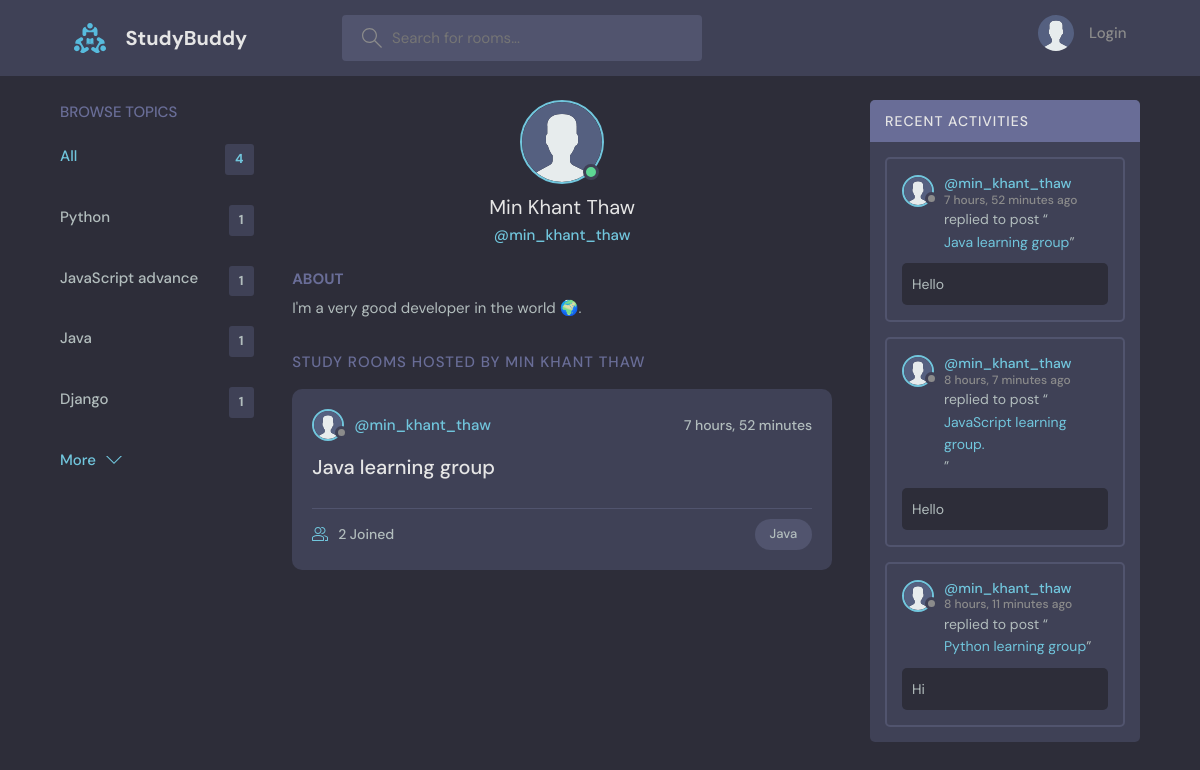
Screenshot of /userInfo/2 with the database file from the repository.
### my_app/models.py (models this page shows, shortened)
class Topics(models.Model):
    name = models.CharField(max_length=200)

class User(AbstractUser):
    name = models.CharField(max_length=200, null=True)
    email = models.EmailField(unique=True, null=True)
    bio = models.TextField(null=True)
    avatar = models.ImageField(null=True, default="avatar.svg", upload_to='media')
    USERNAME_FIELD = 'email'
    REQUIRED_FIELDS = []

class Room(models.Model):
    host = models.ForeignKey(User, on_delete=models.SET_NULL, null=True)
    topic = models.ForeignKey(Topics, on_delete=models.SET_NULL, null=True)
    name = models.CharField(max_length=200)
    description = models.TextField(null=True, blank=True)
    participants = models.ManyToManyField(
        User, related_name='participants', blank=True)
    updated = models.DateTimeField(auto_now=True)
    created = models.DateTimeField(auto_now_add=True)
    class Meta:
        ordering = ['-updated', '-created']
    def __str__(self):
        return self.name

class Messages(models.Model):
    user = models.ForeignKey(User, on_delete=models.CASCADE)
    room = models.ForeignKey(Room, on_delete=models.CASCADE, related_name='messages')
    body = models.TextField()
    updated = models.DateTimeField(auto_now=True)
    created = models.DateTimeField(auto_now_add=True)
    class Meta:
        ordering = ['-updated', '-created']

### my_app/views.py (the view)
# urls.py: path('userInfo/<str:pk>', views.userInfo, name="userInfo"),
def userInfo(request, pk):
  user = User.objects.get(id=pk)
  rooms = Room.objects.filter(host=user)
  messages_form = Messages.objects.filter(user=user)
  topics = Topics.objects.all()
  context = {
   'user':user,
   'rooms':rooms,
   'messages_form':messages_form,
   'topics':topics,
  }
  return render(request, 'userInfo.html', context)

### templates/userInfo.html (shortened to what this page needs)
{% extends 'base.html' %}
{% block content %}
<main class="profile-page layout layout--3">
    <div class="container">
      {% include 'topic_components.html' %}
      <div class="roomList">
        <div class="profile">
          <div class="profile__avatar">
            <div class="avatar avatar--large active">
              {% if user.avatar.url %}
              <img src="{{user.avatar.url}}" />
              {% endif %}
            </div>
          </div>
          <div class="profile__info">
            <h3>{{user.name}}</h3>
            <p>@{{user.username}}</p>
          </div>
          <div class="profile__about">
            <h3>About</h3>
          {% if user.bio != '' %}
          <p>{{user.bio}}</p>
          {% else %}
          <p>None</p>
          {% endif %}
          </div>
        </div>
        <div class="roomList__header">
          <div>
            <h2>Study Rooms Hosted by {{user.name}}</a>
            </h2>
          </div>
        </div>
                  {% include 'room.html' %}
      </div>
    {% include 'activity_components.html' %}
    </div>
  </main>
{% endblock %}

### templates/base.html (shortened to what this page needs)
<!DOCTYPE html>
{% load static %}
<html lang="en">
  <head>
    <link rel="stylesheet" href="{% static 'css/style.css' %}" />
  </head>
  <body>
    {% include 'nav.html' %}
    <div class="block-container">
    {% block content %}
    {% endblock %}
    </div>
  </body>
</html>

### templates/nav.html (shortened to what this page needs)
  {% load static %}
    <header class="header header--loggedIn">
      <div class="container">
        <a href="{% url 'home' %}" class="header__logo">
          <img src="{% static 'assets/logo.svg' %}" />
          <h1>StudyBuddy</h1>
        </a>
        <form action="{% url 'home' %}" method="GET" class="header__search">
          <label>
            <input name="q" placeholder="Search for rooms..." />
          </label>
        </form>
        <nav class="header__menu">
            {% if request.user.is_authenticated %}
          <div class="header__user">
            <a href="{% url 'userInfo' user.id %}">
              <div class="avatar avatar--medium active">
              {% if request.user.avatar.url %}
                <img src="{{request.user.avatar.url}}" />
                {% endif %}
              </div>
              <p>{{request.user.name}}<span>@{{request.user.username}}</span></p>
            </a>
            <button class="dropdown-button">
              <svg version="1.1" xmlns="http://www.w3.org/2000/svg" width="32" height="32" viewBox="0 0 32 32">
                <title>chevron-down</title>
                <path d="M16 21l-13-13h-3l16 16 16-16h-3l-13 13z"></path>
              </svg>
            </button>
          </div>
          <div class="dropdown-menu">
            <a href="{% url 'logout' %}" class="dropdown-link"
              ><svg version="1.1" xmlns="http://www.w3.org/2000/svg" width="32" height="32" viewBox="0 0 32 32">
                <title>sign-out</title>
                <path
                  d="M3 0h22c0.553 0 1 0 1 0.553l-0 3.447h-2v-2h-20v28h20v-2h2l0 3.447c0 0.553-0.447 0.553-1 0.553h-22c-0.553 0-1-0.447-1-1v-30c0-0.553 0.447-1 1-1z"
                ></path>
                <path
                  d="M21.879 21.293l1.414 1.414 6.707-6.707-6.707-6.707-1.414 1.414 4.293 4.293h-14.172v2h14.172l-4.293 4.293z"
                ></path>
              </svg>
              Logout</a>
          </div>
            {% else %}
           <a href="{% url 'login' %}">
            <img src="{% static 'assets/avatar.svg' %}" />
            <p>Login</p>
          </a>
            {% endif %}
        </nav>
      </div>
    </header>

### templates/topic_components.html
        <div class="topics">
          <div class="topics__header">
            <h2>Browse Topics</h2>
          </div>
          <ul class="topics__list">
            <li>
              <a href="{% url 'home' %}" class="active">All <span>{{topics.count}}</span></a>
            </li>
            {% for topic in topics %}
            <li>
              <a href="{% url 'home' %}?q={{topic.name}}">{{topic.name}} <span>{{topic.room_set.all.count}}</span></a>
            </li>
            {% endfor %}
          </ul>
          <a class="btn btn--link" href="{% url 'topic-view' %}">
            More
            <svg version="1.1" xmlns="http://www.w3.org/2000/svg" width="32" height="32" viewBox="0 0 32 32">
              <title>chevron-down</title>
              <path d="M16 21l-13-13h-3l16 16 16-16h-3l-13 13z"></path>
            </svg>
          </a>
        </div>

### templates/room.html (shortened to what this page needs)
          {% for room in rooms %}
          <div class="roomListRoom">
            <div class="roomListRoom__header">
              <a href="{% url 'userInfo' room.host.id %}" class="roomListRoom__author">
                <div class="avatar avatar--small">
                  {% if room.host.avatar.url %}
                  <img src="{{room.host.avatar.url}}" />
                  {% endif %}
                </div>
                <span>@{{room.host.username}}</span>
              </a>
              <div class="roomListRoom__actions">
                <span>{{room.updated|timesince}}</span>
              </div>
            </div>
            <div class="roomListRoom__content">
              <a href="{% url 'room-details' room.id %}">{{room.name}}</a>
            </div>
            <div class="roomListRoom__meta">
              <a href="{% url 'room-details' room.id %}" class="roomListRoom__joined">
                {{room.participants.count}} Joined
              </a>
              <p class="roomListRoom__topic">{{room.topic.name}}</p>
            </div>
          </div>
          {% endfor %}

### templates/activity_components.html (shortened to what this page needs)
  <div class="activities">
    <div class="activities__header">
        <h2>Recent Activities</h2>
    </div>
   {% for message in messages_form %}
        <div class="activities__box">
          <div class="activities__boxHeader roomListRoom__header">
            <a href="{% url 'userInfo' message.user.id %}" class="roomListRoom__author">
              <div class="avatar avatar--small">
                {% if message.user.avatar.url %}
                <img src="{{message.user.avatar.url}}" />
                {% endif %}
              </div>
              <p>
                @{{message.user.username}}
                <span>{{message.created|timesince}} ago</span>
              </p>
            </a>
          </div>
          <div class="activities__boxContent">
            <p>replied to post “<a href="{% url 'room-details' message.room.id %}">{{message.room}}</a>”</p>
            <div class="activities__boxRoomContent">
              {{message.body}}
            </div>
          </div>
        </div>
    {% endfor %}
  </div>

### rows the page displays
Topics: name "Python", room_set.all.count "1"
Topics: name "JavaScript advance", room_set.all.count "1"
Topics: name "Java", room_set.all.count "1"
Topics: name "Django", room_set.all.count "1"
User: avatar (placeholder picture), name "Min Khant Thaw", username "min_khant_thaw", bio "I'm a very good developer in the world 🌍.", name "MIN KHANT THAW"
Room: host.avatar (placeholder picture), host.username "min_khant_thaw", updated "7 hours, 52 minutes", name "Java learning group", participants.count "2", topic.name "Java"
Messages: user.avatar (placeholder picture), user.username "min_khant_thaw", created "7 hours, 52 minutes", room "Java learning group", body "Hello"
Messages: user.avatar (placeholder picture), user.username "min_khant_thaw", created "8 hours, 7 minutes", room "JavaScript learning group.", body "Hello"
Messages: user.avatar (placeholder picture), user.username "min_khant_thaw", created "8 hours, 11 minutes", room "Python learning group", body "Hi"

### other values shown
{{ topics.count }} "4"
